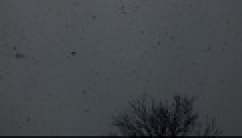
%> input picture Snowflakes.jpg, 121 x 69 px, shrunk from 2224 x 1259 before the run (shown 2 times larger)
$ octave main.m   (GNU Octave 9; MATLAB toolbox functions it lacks are replaced by stand-ins)
%> lines starting %> are read from the running program, lines starting %| are printed output that depends on the picture
### DumbCompression.m

function compressed = DumbCompression(inputImage, downsizeSquareNum, takeAverage)
    [length, width, depth] = size(inputImage);
    step = sqrt(downsizeSquareNum);
    length = length - mod(length, step);
    width = width - mod(width, step);
    compressed = zeros(length, width, depth, 'double');
    for i = 1:step:length - 1
        for j = 1:step:width - 1
            for k = 1:depth
                averageColor = 0;
                firstColor = inputImage(i,j,k);
                for x = i:i + step - 1
                    for y = j:j + step - 1
                        averageColor = averageColor + inputImage(x,y,k);
                    end
                end
                averageColor = averageColor / downsizeSquareNum;
                for x = i:i + step - 1
                    for y = j:j + step - 1
                        if takeAverage
                            compressed(x,y,k) = averageColor;
                        else
                            compressed(x,y,k) = firstColor;
                        end
                    end
                end
            end
        end
    end
    compressed = uint8(compressed);
end

### EasyDct.m


function compressed = EasyDct(inputImage)
    T = dctmtx(8);
    dct = @(block_struct) T * block_struct.data * T';
    B = blockproc(inputImage,[8 8],dct);
    mask = [1   1   1   1   0   0   0   0
        1   1   1   0   0   0   0   0
        1   1   0   0   0   0   0   0
        1   0   0   0   0   0   0   0
        0   0   0   0   0   0   0   0
        0   0   0   0   0   0   0   0
        0   0   0   0   0   0   0   0
        0   0   0   0   0   0   0   0];
    B2 = blockproc(B,[8 8],@(block_struct) mask .* block_struct.data);
    invdct = @(block_struct) T' * block_struct.data * T;
    compressed = blockproc(B2,[8 8],invdct);

### main.m
%% Dumb Algorithm
snowflakes = imread('Snowflakes.jpg');
%> snowflakes is the input picture: size 69x121x3 uint8; mean R, G, B 66.3, 70.2, 74.5
people = imread('adamAndSam.jpg');
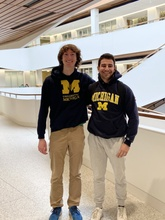
%> input picture adamAndSam.jpg, 165 x 220 px, shrunk from 3024 x 4032 before the run
%> people is the input picture: size 220x165x3 uint8; mean R, G, B 164.8, 155.7, 145
snowflakesUint16 = uint16(snowflakes);
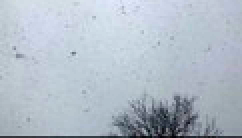
%> snowflakesUint16: size 69x121x3 uint16 (shown 2 times larger); mean R, G, B 66.3, 70.2, 74.5; mean of the top-left, top-right, bottom-left and bottom-right quarters 79.2, 75.3, 70.4, 57; drawn with min black and max white
peopleUint16 = uint16(people);
% compressed = DumbCompression(snowflakesUint16, 16, false);
compressed = DumbCompression(peopleUint16, 4, false);
%> after the loop in DumbCompression, `for i = 1:step:length - 1`:
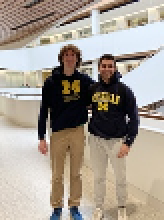
%> compressed: size 220x164x3 double; mean R, G, B 164.4, 155.2, 144.6
size(people)
%> ans = [220 165 3]
size(compressed)
%> ans = [220 164 3]
figure;
% subplot(1,2,1), imshow(snowflakes)
subplot(1,2,1), imshow(people)
subplot(1,2,2), imshow(compressed)
% mean(snowflakes)
%max(snowflakes)

%% DCT RGB
people= imread('adamAndSam.jpg');
% people = people(1:1256,:,:);
people = im2double(people);
%> people: size 220x165x3 double
%> the run ends on the next line
r = EasyDct(people(:,:,1));
